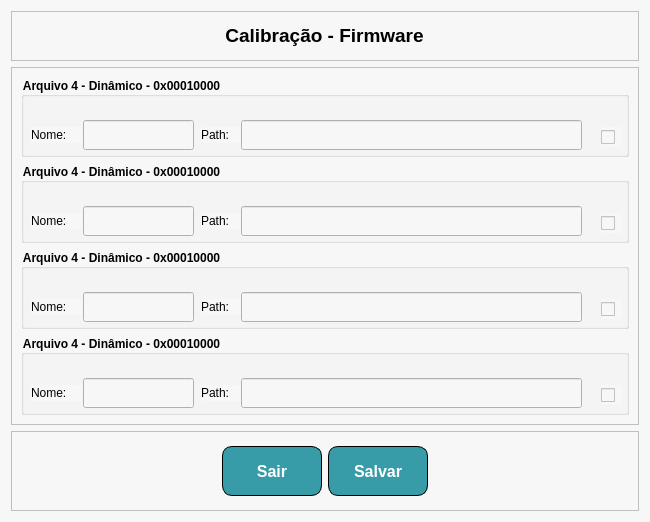
<?xml version="1.0" encoding="UTF-8"?>
<ui version="4.0">
 <class>FormCalibra</class>
 <widget class="QWidget" name="FormCalibra">
  <property name="geometry">
   <rect>
    <x>0</x>
    <y>0</y>
    <width>650</width>
    <height>518</height>
   </rect>
  </property>
  <property name="windowTitle">
   <string>Calibração</string>
  </property>
  <property name="styleSheet">
   <string notr="true">background-color: rgb(247, 247, 247);</string>
  </property>
  <layout class="QVBoxLayout" name="verticalLayout">
   <item>
    <widget class="QFrame" name="frame">
     <property name="sizePolicy">
      <sizepolicy hsizetype="Preferred" vsizetype="Maximum">
       <horstretch>0</horstretch>
       <verstretch>0</verstretch>
      </sizepolicy>
     </property>
     <property name="minimumSize">
      <size>
       <width>0</width>
       <height>50</height>
      </size>
     </property>
     <property name="frameShape">
      <enum>QFrame::StyledPanel</enum>
     </property>
     <property name="frameShadow">
      <enum>QFrame::Raised</enum>
     </property>
     <layout class="QHBoxLayout" name="horizontalLayout_2">
      <item>
       <spacer name="horizontalSpacer">
        <property name="orientation">
         <enum>Qt::Horizontal</enum>
        </property>
        <property name="sizeHint" stdset="0">
         <size>
          <width>274</width>
          <height>20</height>
         </size>
        </property>
       </spacer>
      </item>
      <item>
       <widget class="QLabel" name="label">
        <property name="text">
         <string>&lt;html&gt;&lt;head/&gt;&lt;body&gt;&lt;p align=&quot;center&quot;&gt;&lt;span style=&quot; font-size:14pt; font-weight:600;&quot;&gt;Calibração - Firmware&lt;/span&gt;&lt;/p&gt;&lt;/body&gt;&lt;/html&gt;</string>
        </property>
       </widget>
      </item>
      <item>
       <spacer name="horizontalSpacer_2">
        <property name="orientation">
         <enum>Qt::Horizontal</enum>
        </property>
        <property name="sizeHint" stdset="0">
         <size>
          <width>274</width>
          <height>20</height>
         </size>
        </property>
       </spacer>
      </item>
     </layout>
    </widget>
   </item>
   <item>
    <widget class="QFrame" name="frame_2">
     <property name="frameShape">
      <enum>QFrame::StyledPanel</enum>
     </property>
     <property name="frameShadow">
      <enum>QFrame::Raised</enum>
     </property>
     <layout class="QVBoxLayout" name="verticalLayout_2">
      <item>
       <widget class="QGroupBox" name="groupBox">
        <property name="sizePolicy">
         <sizepolicy hsizetype="Preferred" vsizetype="MinimumExpanding">
          <horstretch>0</horstretch>
          <verstretch>0</verstretch>
         </sizepolicy>
        </property>
        <property name="minimumSize">
         <size>
          <width>0</width>
          <height>80</height>
         </size>
        </property>
        <property name="font">
         <font>
          <weight>75</weight>
          <bold>true</bold>
         </font>
        </property>
        <property name="title">
         <string>Arquivo 4 - Dinâmico - 0x00010000</string>
        </property>
        <widget class="QLineEdit" name="lineEditNome_1">
         <property name="geometry">
          <rect>
           <x>62</x>
           <y>43</y>
           <width>111</width>
           <height>30</height>
          </rect>
         </property>
        </widget>
        <widget class="QLabel" name="label_6">
         <property name="geometry">
          <rect>
           <x>10</x>
           <y>50</y>
           <width>51</width>
           <height>16</height>
          </rect>
         </property>
         <property name="text">
          <string>Nome: </string>
         </property>
        </widget>
        <widget class="QLabel" name="label_2">
         <property name="geometry">
          <rect>
           <x>180</x>
           <y>50</y>
           <width>41</width>
           <height>16</height>
          </rect>
         </property>
         <property name="text">
          <string>Path: </string>
         </property>
        </widget>
        <widget class="QLineEdit" name="lineEditPath_1">
         <property name="geometry">
          <rect>
           <x>220</x>
           <y>43</y>
           <width>341</width>
           <height>30</height>
          </rect>
         </property>
        </widget>
        <widget class="QCheckBox" name="checkBox_1">
         <property name="geometry">
          <rect>
           <x>580</x>
           <y>50</y>
           <width>21</width>
           <height>20</height>
          </rect>
         </property>
         <property name="font">
          <font>
           <kerning>true</kerning>
          </font>
         </property>
         <property name="accessibleName">
          <string/>
         </property>
         <property name="accessibleDescription">
          <string/>
         </property>
         <property name="text">
          <string/>
         </property>
        </widget>
       </widget>
      </item>
      <item>
       <widget class="QGroupBox" name="groupBox_3">
        <property name="sizePolicy">
         <sizepolicy hsizetype="Preferred" vsizetype="MinimumExpanding">
          <horstretch>0</horstretch>
          <verstretch>0</verstretch>
         </sizepolicy>
        </property>
        <property name="minimumSize">
         <size>
          <width>0</width>
          <height>80</height>
         </size>
        </property>
        <property name="font">
         <font>
          <weight>75</weight>
          <bold>true</bold>
         </font>
        </property>
        <property name="title">
         <string>Arquivo 4 - Dinâmico - 0x00010000</string>
        </property>
        <widget class="QLineEdit" name="lineEditNome_2">
         <property name="geometry">
          <rect>
           <x>62</x>
           <y>43</y>
           <width>111</width>
           <height>30</height>
          </rect>
         </property>
        </widget>
        <widget class="QLabel" name="label_8">
         <property name="geometry">
          <rect>
           <x>10</x>
           <y>50</y>
           <width>51</width>
           <height>16</height>
          </rect>
         </property>
         <property name="text">
          <string>Nome: </string>
         </property>
        </widget>
        <widget class="QLabel" name="label_4">
         <property name="geometry">
          <rect>
           <x>180</x>
           <y>50</y>
           <width>41</width>
           <height>16</height>
          </rect>
         </property>
         <property name="text">
          <string>Path: </string>
         </property>
        </widget>
        <widget class="QLineEdit" name="lineEditPath_2">
         <property name="geometry">
          <rect>
           <x>220</x>
           <y>43</y>
           <width>341</width>
           <height>30</height>
          </rect>
         </property>
        </widget>
        <widget class="QCheckBox" name="checkBox_2">
         <property name="geometry">
          <rect>
           <x>580</x>
           <y>50</y>
           <width>21</width>
           <height>20</height>
          </rect>
         </property>
         <property name="font">
          <font>
           <kerning>true</kerning>
          </font>
         </property>
         <property name="accessibleName">
          <string/>
         </property>
         <property name="accessibleDescription">
          <string/>
         </property>
         <property name="text">
          <string/>
         </property>
        </widget>
       </widget>
      </item>
      <item>
       <widget class="QGroupBox" name="groupBox_4">
        <property name="sizePolicy">
         <sizepolicy hsizetype="Preferred" vsizetype="MinimumExpanding">
          <horstretch>0</horstretch>
          <verstretch>0</verstretch>
         </sizepolicy>
        </property>
        <property name="minimumSize">
         <size>
          <width>0</width>
          <height>80</height>
         </size>
        </property>
        <property name="font">
         <font>
          <weight>75</weight>
          <bold>true</bold>
         </font>
        </property>
        <property name="title">
         <string>Arquivo 4 - Dinâmico - 0x00010000</string>
        </property>
        <widget class="QLineEdit" name="lineEditNome_3">
         <property name="geometry">
          <rect>
           <x>62</x>
           <y>43</y>
           <width>111</width>
           <height>30</height>
          </rect>
         </property>
        </widget>
        <widget class="QLabel" name="label_9">
         <property name="geometry">
          <rect>
           <x>10</x>
           <y>50</y>
           <width>51</width>
           <height>16</height>
          </rect>
         </property>
         <property name="text">
          <string>Nome: </string>
         </property>
        </widget>
        <widget class="QLabel" name="label_5">
         <property name="geometry">
          <rect>
           <x>180</x>
           <y>50</y>
           <width>41</width>
           <height>16</height>
          </rect>
         </property>
         <property name="text">
          <string>Path: </string>
         </property>
        </widget>
        <widget class="QLineEdit" name="lineEditPath_3">
         <property name="geometry">
          <rect>
           <x>220</x>
           <y>43</y>
           <width>341</width>
           <height>30</height>
          </rect>
         </property>
        </widget>
        <widget class="QCheckBox" name="checkBox_3">
         <property name="geometry">
          <rect>
           <x>580</x>
           <y>50</y>
           <width>21</width>
           <height>20</height>
          </rect>
         </property>
         <property name="font">
          <font>
           <kerning>true</kerning>
          </font>
         </property>
         <property name="accessibleName">
          <string/>
         </property>
         <property name="accessibleDescription">
          <string/>
         </property>
         <property name="text">
          <string/>
         </property>
        </widget>
       </widget>
      </item>
      <item>
       <widget class="QGroupBox" name="groupBox_5">
        <property name="sizePolicy">
         <sizepolicy hsizetype="Preferred" vsizetype="MinimumExpanding">
          <horstretch>0</horstretch>
          <verstretch>0</verstretch>
         </sizepolicy>
        </property>
        <property name="minimumSize">
         <size>
          <width>0</width>
          <height>80</height>
         </size>
        </property>
        <property name="font">
         <font>
          <weight>75</weight>
          <bold>true</bold>
         </font>
        </property>
        <property name="title">
         <string>Arquivo 4 - Dinâmico - 0x00010000</string>
        </property>
        <widget class="QLineEdit" name="lineEditNome_4">
         <property name="geometry">
          <rect>
           <x>62</x>
           <y>43</y>
           <width>111</width>
           <height>30</height>
          </rect>
         </property>
        </widget>
        <widget class="QLabel" name="label_10">
         <property name="geometry">
          <rect>
           <x>10</x>
           <y>50</y>
           <width>51</width>
           <height>16</height>
          </rect>
         </property>
         <property name="text">
          <string>Nome: </string>
         </property>
        </widget>
        <widget class="QLabel" name="label_11">
         <property name="geometry">
          <rect>
           <x>180</x>
           <y>50</y>
           <width>41</width>
           <height>16</height>
          </rect>
         </property>
         <property name="text">
          <string>Path: </string>
         </property>
        </widget>
        <widget class="QLineEdit" name="lineEditPath_4">
         <property name="geometry">
          <rect>
           <x>220</x>
           <y>43</y>
           <width>341</width>
           <height>30</height>
          </rect>
         </property>
        </widget>
        <widget class="QCheckBox" name="checkBox_4">
         <property name="geometry">
          <rect>
           <x>580</x>
           <y>50</y>
           <width>21</width>
           <height>20</height>
          </rect>
         </property>
         <property name="font">
          <font>
           <kerning>true</kerning>
          </font>
         </property>
         <property name="accessibleName">
          <string/>
         </property>
         <property name="accessibleDescription">
          <string/>
         </property>
         <property name="text">
          <string/>
         </property>
        </widget>
       </widget>
      </item>
     </layout>
    </widget>
   </item>
   <item>
    <widget class="QFrame" name="frame_4">
     <property name="sizePolicy">
      <sizepolicy hsizetype="Preferred" vsizetype="Maximum">
       <horstretch>0</horstretch>
       <verstretch>0</verstretch>
      </sizepolicy>
     </property>
     <property name="minimumSize">
      <size>
       <width>0</width>
       <height>80</height>
      </size>
     </property>
     <property name="frameShape">
      <enum>QFrame::StyledPanel</enum>
     </property>
     <property name="frameShadow">
      <enum>QFrame::Raised</enum>
     </property>
     <layout class="QHBoxLayout" name="horizontalLayout_4">
      <item>
       <spacer name="horizontalSpacer_5">
        <property name="orientation">
         <enum>Qt::Horizontal</enum>
        </property>
        <property name="sizeHint" stdset="0">
         <size>
          <width>40</width>
          <height>20</height>
         </size>
        </property>
       </spacer>
      </item>
      <item>
       <widget class="QPushButton" name="btnSairCalibra">
        <property name="minimumSize">
         <size>
          <width>100</width>
          <height>50</height>
         </size>
        </property>
        <property name="styleSheet">
         <string notr="true">QPushButton {
	 color: white;
     font: bold 12pt;
     background-color: #379ca8;
	 border: 1px solid black;
     border-radius: 10px;
}
QPushButton:pressed {
    background-color: qlineargradient(spread:pad, x1:0, y1:0, x2:0, y2:1,   stop:0 			rgba(60, 186, 162, 255), stop:1 rgba(98, 211, 162, 255))
}</string>
        </property>
        <property name="text">
         <string>Sair</string>
        </property>
       </widget>
      </item>
      <item>
       <widget class="QPushButton" name="btnSalvarCalibra">
        <property name="minimumSize">
         <size>
          <width>100</width>
          <height>50</height>
         </size>
        </property>
        <property name="styleSheet">
         <string notr="true">QPushButton {
	 color: white;
     font: bold 12pt;
     background-color: #379ca8;
	 border: 1px solid black;
     border-radius: 10px;
}
QPushButton:pressed {
    background-color: qlineargradient(spread:pad, x1:0, y1:0, x2:0, y2:1,   stop:0 			rgba(60, 186, 162, 255), stop:1 rgba(98, 211, 162, 255))
}</string>
        </property>
        <property name="text">
         <string>Salvar</string>
        </property>
       </widget>
      </item>
      <item>
       <spacer name="horizontalSpacer_6">
        <property name="orientation">
         <enum>Qt::Horizontal</enum>
        </property>
        <property name="sizeHint" stdset="0">
         <size>
          <width>40</width>
          <height>20</height>
         </size>
        </property>
       </spacer>
      </item>
     </layout>
    </widget>
   </item>
  </layout>
 </widget>
 <resources/>
 <connections>
  <connection>
   <sender>btnSairCalibra</sender>
   <signal>clicked()</signal>
   <receiver>FormCalibra</receiver>
   <slot>close()</slot>
   <hints>
    <hint type="sourcelabel">
     <x>272</x>
     <y>356</y>
    </hint>
    <hint type="destinationlabel">
     <x>643</x>
     <y>308</y>
    </hint>
   </hints>
  </connection>
 </connections>
</ui>
